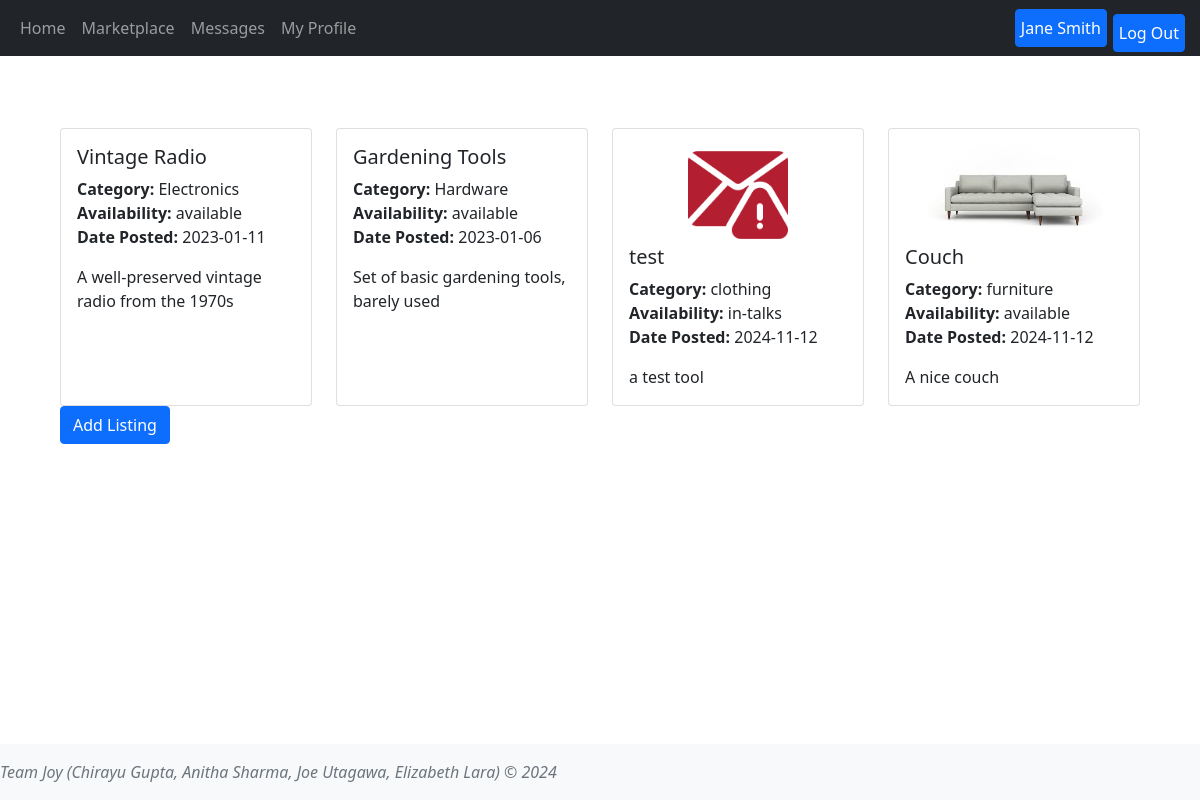
The app's page /marketplace (signed in) with its own data.
### tables this page shows
CREATE TABLE Users (user_id INTEGER PRIMARY KEY AUTOINCREMENT,username TEXT NOT NULL, name TEXT NOT NULL,email TEXT NOT NULL UNIQUE,password TEXT NOT NULL,profile_image TEXT,location TEXT);

CREATE TABLE Tools (id INTEGER PRIMARY KEY AUTOINCREMENT, user_id INTEGER, title TEXT NOT NULL, description TEXT, imgPath TEXT, category TEXT, availability TEXT, datePosted TEXT NOT NULL, FOREIGN KEY (user_id) REFERENCES Users(user_id));

### app.py (the view)
@app.route('/marketplace')
def market():
    user_id = session.get('user_id')
    user = User.getUserByID(user_id)
    tools = Tool.getAllTools()
    print(tools)
    return render_template('market.html', user_id=user_id, user=user, tools=tools)

### tools.py (called while the page is built)
    @classmethod
    def getAllTools(cls):
        conn = sqlite3.connect('database.db')
        cursorObj = conn.cursor()
        cursorObj.execute('SELECT id, user_id, title, description, imgPath, category, availability, datePosted FROM tools;')
        allRows = cursorObj.fetchall()
        ListOfDictionaries = []
        for row in allRows:
            m = {"id" : row[0], "user_id": row[1], "title":row[2], 'description': row[3], 'imgPath':row[4], 'category':row[5], 'availability':row[6], 'datePosted':row[7] }
            ListOfDictionaries.append(m)
        if conn:
            conn.close()
        return ListOfDictionaries

### users.py (called while the page is built)
    @classmethod
    def getAllUsers(cls):
        conn = sqlite3.connect('database.db')
        cursorObj = conn.cursor()
        cursorObj.execute('SELECT user_id, username, name, email, password, profile_image, location FROM users;')
        allRows = cursorObj.fetchall()
        ListOfDictionaries = []
        for row in allRows:
            m = {"user_id": row[0], 'username':row[1],"name":row[2], 'email': row[3], 'password':row[4], 'profile_image':row[5], 'location':row[6]}
            ListOfDictionaries.append(m)
        if conn:
            conn.close()
        return ListOfDictionaries

    def getUserByID(user_id):
        users = User.getAllUsers()
        for user in users:
            if user['user_id'] == user_id:
                return user

### templates/market.html (shortened to what this page needs)
{% extends 'base.html' %}
{% block content%}
<main class="d-inline-flex p-5 align-items-end">
    <div class="container">
        <div class="row">
            {% for tool in tools %}
            <div class="col-md-3">
                <a href="{{ url_for('tool', tool_id=tool.id) }}" class="text-decoration-none text-dark">
                <div class="card h-100">
                    <div class="card-body">
                        {% if tool.imgPath %}
                        <img src="{{ url_for('static', filename='images/'+tool.imgPath) }}" style="height: 100px; width: auto; object-fit: contain; display: block; margin: 0 auto;" class="card-img-top" alt="{{ tool.title }}">
                        {% endif %}
                        <h5 class="card-title">{{ tool.title }}</h5>
                        <p class="card-text">
                            <strong>Category:</strong> {{ tool.category }}<br>
                            <strong>Availability:</strong> {{ tool.availability }}<br>
                            <strong>Date Posted:</strong> {{ tool.datePosted }}
                        </p>
                        <p class="card-text">
                            {{ tool.description}}
                        </p>
                    </div>
                </div>
            </a>
            </div>
            {% endfor %}
        </div>
        <div class="col-3">
            <a href="{{url_for('add_tool')}}">
                <button class="btn btn-primary">Add Listing</button>
            </a></div>
    </div>
</main>
{% endblock %}

### templates/base.html (shortened to what this page needs)
<!DOCTYPE html>
<html lang="en">
<head>
    <link rel="stylesheet" href="https://cdnjs.cloudflare.com/ajax/libs/font-awesome/5.15.4/css/all.min.css">
     <link href="{{url_for('static', filename='css/styles.css')}}" rel="stylesheet">
    <link href="https://cdn.jsdelivr.net/npm/bootstrap@5.1.1/dist/css/bootstrap.min.css" rel="stylesheet" />
    <header>
      <nav class="navbar navbar-expand-md navbar-dark fixed-top bg-dark">
        <div class="container-fluid">
          <div class="collapse navbar-collapse" id="navbarCollapse me-auto mb-2 mb-md-0">
            <ul class="nav navbar-nav">
              <li class="nav-item">
                <a class="nav-link" aria-current="page" href="{{url_for('index')}}">Home</a>
              </li>
              <li class="nav-item">
                <a class="nav-link "  href="{{url_for('market')}}">Marketplace</a>
              </li>
              <li class="nav-item">
                <a class="nav-link "  href="{{url_for('message')}}">Messages</a>
              </li>
              <li class="nav-item">
                <a class="nav-link "  href="{{url_for('profile')}}">My Profile</a>
              </li>
            </ul>
            </div>
            <div class="collapse navbar-collapse">
              {%if user_id %}
              <ul class="nav navbar-nav ms-auto">
                <li class="nav-item">
                  {% if user['profile_image'] %}
                  <a href="{{url_for('profile')}}"><img src="{{url_for('static', filename='images/'+user['profile_image'])}}" class="profile-image-b" style="position: relative;right:20px;"> </a>
                  {% else %}
                  <a class="btn btn-primary" style='padding-left:5px !important;padding-right:5px !important;margin-left:3px !important;margin-right:3px !important;' href="{{url_for('profile')}}"> {{user['name']}}</a>
                  {% endif %}
                </li>
                <li class="nav-item">
                  <a class="btn btn-primary" style='padding-left:5px !important;padding-right:5px !important;margin-left:3px !important;margin-right:3px !important;position:relative; top:5px;'href="{{url_for('logout')}}"> Log Out</a>
                </li>
              </ul>
            {% endif %}
          </div>
          </div>
      </nav>
    </header>
</head>
<body class="d-flex flex-column">
        {% block content %} {% endblock %}
    <footer class="footer mt-auto py-3 bg-light fixed-bottom">
        <div class="container.b">
          <span class="text-muted"> <i>Team Joy (Chirayu Gupta, Anitha Sharma, Joe Utagawa, Elizabeth Lara) &copy; 2024 </i></span>
      </div>
      </footer>
</body>
</html>

### static/css/styles.css (style rules this page uses)
body { padding-bottom: 100px; padding-top: 30px; }
.container { margin-top:50px !important; }

### records on screen
Users: name "Jane Smith"
Tools: title "Vintage Radio", category "Electronics", availability "available", datePosted "2023-01-11", description "A well-preserved vintage radio from the 1970s"
Tools: title "Gardening Tools", category "Hardware", availability "available", datePosted "2023-01-06", description "Set of basic gardening tools, barely used"
Tools: imgPath+title (picture), title "test", category "clothing", availability "in-talks", datePosted "2024-11-12", description "a test tool"
Tools: imgPath (picture), title "Couch", category "furniture", availability "available", datePosted "2024-11-12", description "A nice couch"
